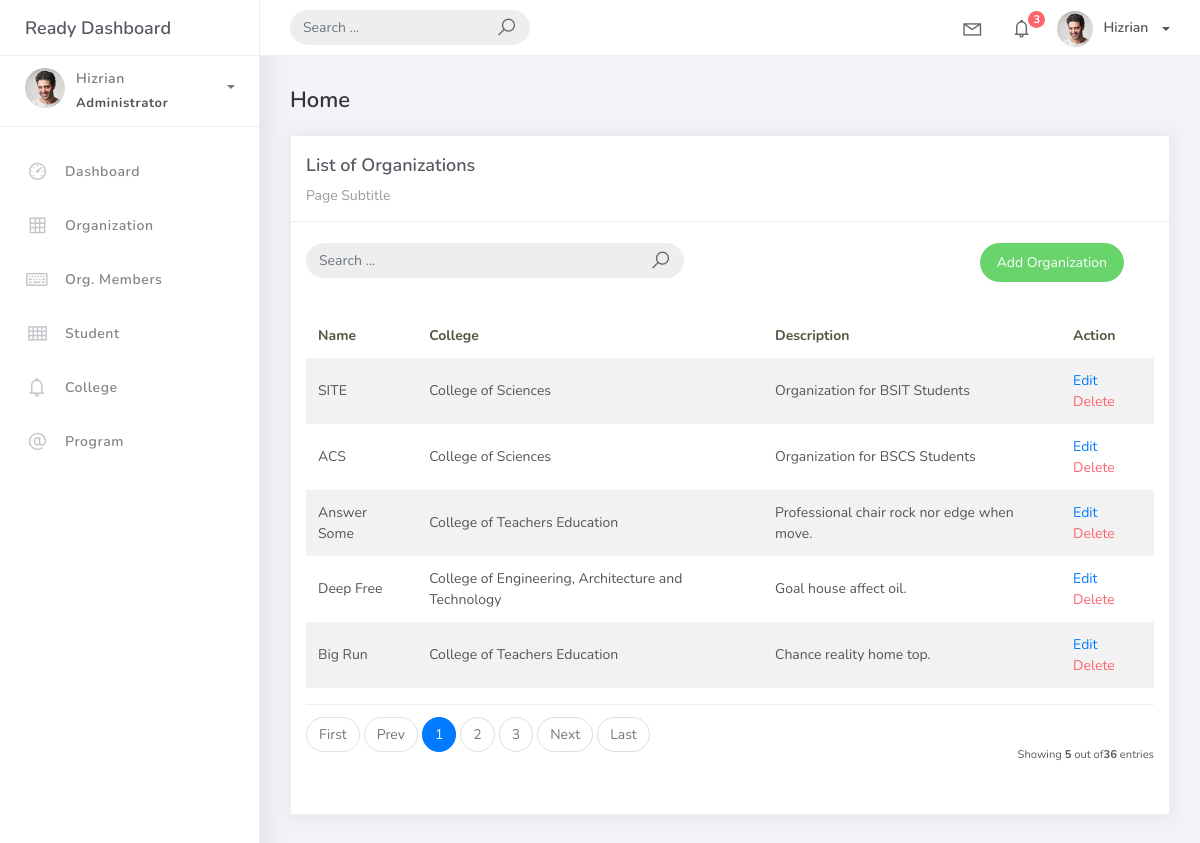
Screenshot of /organization_list with the database file from the repository.
### studentorg/models.py (models this page shows, shortened)
class BaseModel(models.Model):
    created_at = models.DateTimeField(auto_now_add=True, db_index=True)
    updated_at = models.DateTimeField(auto_now=True)
    class Meta:
        abstract = True

class Organization(BaseModel):
    name = models.CharField(max_length=150)
    college = models.ForeignKey(
        College, null=True, blank=True, on_delete=models.CASCADE
    )
    description = models.CharField(max_length=500)

class College(BaseModel):
    college_name = models.CharField(max_length=150)
    def __str__(self):
        return self.college_name

### studentorg/views.py (the view)
# urls.py: path("organization_list", OrganizationList.as_view(), name="organization-list"),
class OrganizationList(ListView):
    model = Organization
    context_object_name = "organization"
    template_name = "org_list.html"
    paginate_by = 5
    def get_queryset(self, *args, **kwargs):
        qs = super(OrganizationList, self).get_queryset(*args, **kwargs)
        if self.request.GET.get("q") != None:
            query = self.request.GET.get("q")
            qs = qs.filter(Q(name__icontains=query) | Q(description__icontains=query))
        return qs

### templates/org_list.html (shortened to what this page needs)
{% extends 'base.html' %} {% load static %} {% block content %}
<div class="content">
  <div class="container-fluid">
    <h4 class="page-title">Home</h4>
    <div class="row">
      <div class="col-md-12">
        <div class="card">
          <div class="card-header">
            <div class="card-title">List of Organizations</div>
            <div class="card-category">Page Subtitle</div>
          </div>
          <br />
          <div class="col-md-12 row">
            <div class="col-md-6">
              <form
                class="navbar-left navbar-form nav-search mr-md-3" action="{% url 'organization-list' %}">
                <div class="input-group">
                  <input
                    type="text" placeholder="Search ... " class="form-control" name="q" />
                  <div class="input-group-append">
                    <span class="input-group-text">
                      <i class="la la-search search-icon"></i>
                    </span>
                  </div>
                </div>
              </form>
            </div>
            <div class="col-md-6">
              <div class="pull-right">
                <a
                  href="{% url 'organization-add' %}" class="btn btn-success btn-rounded" >Add Organization</a>
              </div>
            </div>
          </div>
          <div class="card-body">
            <table class="table table-striped mt-3">
              <thead>
                <tr>
                  <th scope="col">Name</th>
                  <th scope="col">College</th>
                  <th scope="col">Description</th>
                  <th scope="col">Action</th>
                </tr>
              </thead>
              <tbody>
                {% for object in object_list %}
                <tr>
                  <td>{{ object.name }}</td>
                  <td>{{ object.college }}</td>
                  <td>{{ object.description }}</td>
                  <td>
                    <a href="organization_list/{{ object.id }}">Edit</a>
                    <a href="organization_list/{{ object.id }}/delete" class="text-danger">Delete</a></td>
                </tr>
                {% endfor %}
              </tbody>
            </table>
            {% include 'includes/pagination.html' %}
          </div>
        </div>
      </div>
    </div>
  </div>
</div>
{% endblock %}

### templates/base.html (shortened to what this page needs)
{% load static %}
<!DOCTYPE html>
<html>
<head>
	<link rel="stylesheet" href="{% static 'css/bootstrap.min.css' %}">
	<link rel="stylesheet" href="{% static 'css/ready.css' %}">
	<link rel="stylesheet" href="{% static 'css/demo.css' %}">
</head>
<body>
	<div class="wrapper">
		<div class="main-header">
			<div class="logo-header">
				<a href="{% url 'dashboard' %}" class="logo">
					Ready Dashboard
				</a>
			</div>
			<nav class="navbar navbar-header navbar-expand-lg">
				<div class="container-fluid">
					<form class="navbar-left navbar-form nav-search mr-md-3" action="">
						<div class="input-group">
							<input type="text" placeholder="Search ..." class="form-control">
							<div class="input-group-append">
								<span class="input-group-text">
									<i class="la la-search search-icon"></i>
								</span>
							</div>
						</div>
					</form>
					<ul class="navbar-nav topbar-nav ml-md-auto align-items-center">
						<li class="nav-item dropdown hidden-caret">
							<a class="nav-link dropdown-toggle" href="#" id="navbarDropdown" role="button" data-toggle="dropdown" aria-haspopup="true" aria-expanded="false">
								<i class="la la-envelope"></i>
							</a>
						</li>
						<li class="nav-item dropdown hidden-caret">
							<a class="nav-link dropdown-toggle" href="#" id="navbarDropdown" role="button" data-toggle="dropdown" aria-haspopup="true" aria-expanded="false">
								<i class="la la-bell"></i>
								<span class="notification">3</span>
							</a>
						</li>
						<li class="nav-item dropdown">
							<a class="dropdown-toggle profile-pic" data-toggle="dropdown" href="#" aria-expanded="false"> <img src="{% static 'img/profile.jpg' %}" alt="user-img" width="36" class="img-circle"><span >Hizrian</span></span> </a>
							</li>
						</ul>
					</div>
				</nav>
			</div>
			<div class="sidebar">
				<div class="scrollbar-inner sidebar-wrapper">
					<div class="user">
						<div class="photo">
							<img src="{% static 'img/profile.jpg' %}">
						</div>
						<div class="info">
							<a class="" data-toggle="collapse" href="#collapseExample" aria-expanded="true">
								<span>
									Hizrian
									<span class="user-level">Administrator</span>
									<span class="caret"></span>
								</span>
							</a>
						</div>
					</div>
					<ul class="nav">
						<li class="nav-item">
							<a href="{% url 'dashboard' %}">
								<i class="la la-dashboard"></i>
								<p>Dashboard</p>
							</a>
						</li>
						<li class="nav-item">
							<a href="{% url 'organization-list' %}">
								<i class="la la-table"></i>
								<p>Organization</p>
							</a>
						</li>
						<li class="nav-item">
							<a href="{% url 'orgmember-list' %}">
								<i class="la la-keyboard-o"></i>
								<p>Org. Members</p>
							</a>
						</li>
						<li class="nav-item">
							<a href="{% url 'student-list' %}">
								<i class="la la-th"></i>
								<p>Student</p>
							</a>
						</li>
						<li class="nav-item">
							<a href="{% url 'college-list' %}">
								<i class="la la-bell"></i>
								<p>College</p>
							</a>
						</li>
						<li class="nav-item">
							<a href="{% url 'program-list' %}">
								<i class="la la-at"></i>
								<p>Program</p>
							</a>
						</li>
					</ul>
				</div>
			</div>
			<div class="main-panel">
				{% block content %}
				{% endblock %}
			</div>
		</div>
</body>
</html>

### templates/includes/pagination.html (shortened to what this page needs)
{% if is_paginated %}
<div class="card-footer px-0 border-0 d-flex flex-column flex-lg-row align-items-center justify-content-between mt-3">
    <nav aria-label="Topics pagination" class="mb-4">
        <ul class="pagination">
            {% if page_obj.number > 1 %}
            <li class="page-item">
                <a class="page-link" href="?page=1">First</a>
            </li>
            {% else %}
            <li class="page-item disabled">
                <span class="page-link">First</span>
            </li>
            {% endif %}
            {% if page_obj.has_previous %}
            <li class="page-item">
                <a class="page-link" href="?page={{ page_obj.previous_page_number }}">Prev</a>
            </li>
            {% else %}
            <li class="page-item disabled">
                <span class="page-link">Prev</span>
            </li>
            {% endif %}
            {% for page_num in paginator.page_range %}
            {% if page_obj.number == page_num %}
            <li class="page-item active">
                <span class="page-link">
                    {{ page_num }}
                </span>
            </li>
            {% elif page_num > page_obj.number|add:'-3' and page_num < page_obj.number|add:'3' %}
            <li class="page-item">
                <a class="page-link" href="?page={{ page_num }}">{{ page_num }}</a>
            </li>
            {% endif %}
            {% endfor %}
            {% if page_obj.has_next %}
            <li class="page-item">
                <a class="page-link" href="?page={{ page_obj.next_page_number }}">Next</a>
            </li>
            {% else %}
            <li class="page-item disabled">
                <span class="page-link">Next</span>
            </li>
            {% endif %}
            {% if page_obj.number != paginator.num_pages %}
            <li class="page-item">
                <a class="page-link" href="?page={{ paginator.num_pages }}">Last</a>
            </li>
            {% else %}
            <li class="page-item disabled">
                <span class="page-link">Last</span>
            </li>
            {% endif %}
        </ul>
    </nav>
<div class="fw-normal small mt-4 mt-lg-0">Showing <b>{{ object_list.count }}</b> out of<b>{{ paginator.count }}</b> entries</div>
</div>
{% endif %}

### rows the page displays
Organization: name "SITE", college "College of Sciences", description "Organization for BSIT Students"
Organization: name "ACS", college "College of Sciences", description "Organization for BSCS Students"
Organization: name "Answer Some", college "College of Teachers Education", description "Professional chair rock nor edge when move."
Organization: name "Deep Free", college "College of Engineering, Architecture and Technology", description "Goal house affect oil."
Organization: name "Big Run", college "College of Teachers Education", description "Chance reality home top."

### other values shown
{{ page_num }} "1"
{{ page_num }} "2" "3"
{{ object_list.count }} "5"
{{ paginator.count }} "36"
